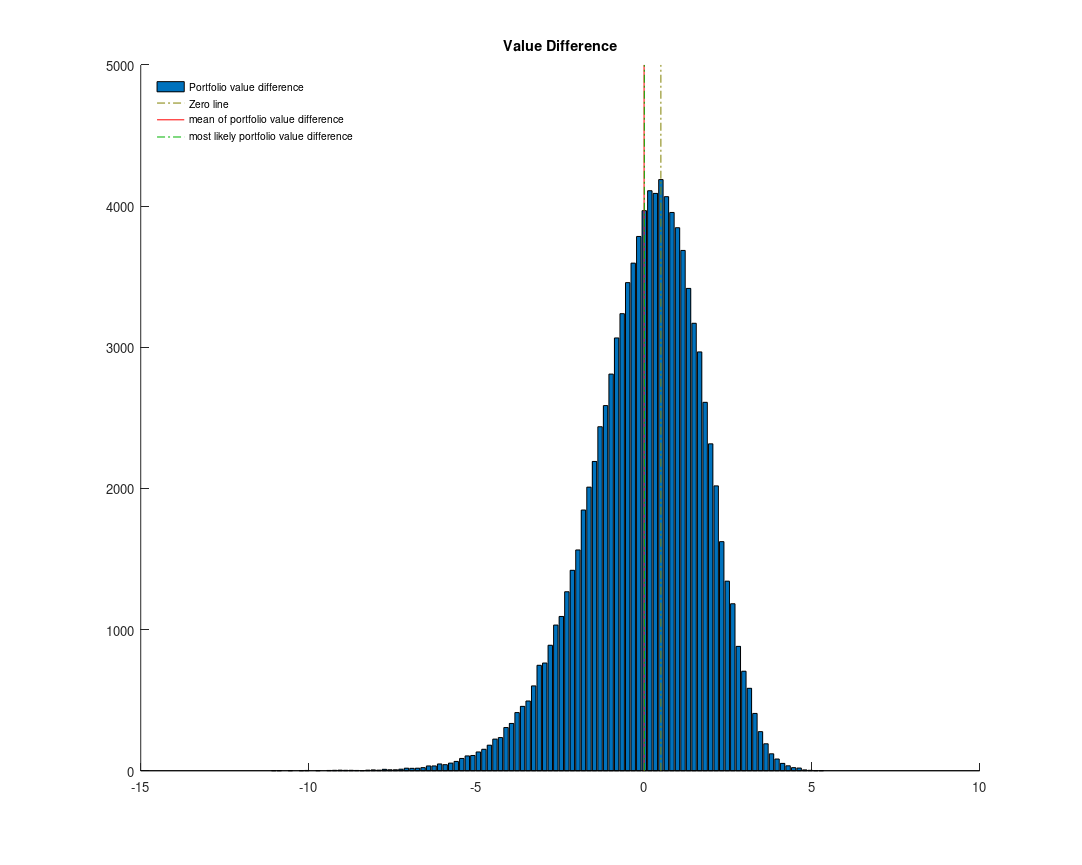

MATLAB code for this plot:
close all;
clc
clear

expectedReturn=0.002;
volatility=0.07;
nYears=60;
nStocks=50;
nTrials=100000;
chop=0.01;

PortfolioValDiff=zeros(nTrials,1);
PortfolioRetDiff=zeros(nTrials,1);
RebPortfolioEndVal=zeros(nTrials,1);
NoRebPortfolioEndVal=zeros(nTrials,1);

for i=1:nTrials
    stockReturns=randn(nYears,nStocks)*volatility+(expectedReturn+1);
    RebPortfolioReturns=mean(stockReturns,2);
    stocksCumVal=prod(stockReturns,1);
    RebPortfolioEndVal(i)=nStocks*1*prod(RebPortfolioReturns,1);
    NoRebPortfolioEndVal(i)=1*sum(stocksCumVal,2);
    %RebPortfolioRet=log(RebPortfolioEndVal(i)/nStocks);
    %NoRebPortfolioRet=log(NoRebPortfolioEndVal(i)/nStocks);
    PortfolioValDiff(i)=RebPortfolioEndVal(i)-NoRebPortfolioEndVal(i);
    %PortfolioRetDiff(i)=RebPortfolioRet-NoRebPortfolioRet;
end

ValDiffChopped=PortfolioValDiff;%(and(PortfolioValDiff>quantile(PortfolioValDiff,chop),PortfolioValDiff<quantile(PortfolioValDiff,1-chop))); 


figure('name','Rebalance or Not?','PaperOrientation','landscape','PaperType','uslegal','PaperPositionMode','Auto');
hold on;
set(gcf, 'Position', get(0,'Screensize')*0.9); 

%subplot(1,2,1)
[nelements,centers] = hist(ValDiffChopped,100);
bar(centers,nelements);

[maxValue, maxLocation] = max(nelements);
xCenterLocation = centers(maxLocation);
line([xCenterLocation, xCenterLocation],get(gca,'YLim'),'Color',[0.5 0.5 0],'linestyle','-.')

line([0 0],get(gca,'YLim'),'Color',[1 0 0])
line([mean(PortfolioValDiff), mean(PortfolioValDiff)],get(gca,'YLim'),'Color',[0 0.7 0],'linestyle','-.')
%line([median(PortfolioValDiff), median(PortfolioValDiff)],get(gca,'YLim'),'Color',[0.5 0.5 0],'linestyle','-.')
Legend1=legend('Portfolio value difference','Zero line','mean of portfolio value difference','most likely portfolio value difference');
title('Value Difference');
set(Legend1,'Location','NorthWest','FontSize',8);
legend boxoff

% subplot(1,2,2)
% hist(PortfolioRetDiff,100);
% line([0 0],get(gca,'YLim'),'Color',[1 0 0])
% line([mean(PortfolioRetDiff), mean(PortfolioRetDiff)],get(gca,'YLim'),'Color',[0 0.7 0],'linestyle','-.')
% line([median(PortfolioRetDiff), median(PortfolioRetDiff)],get(gca,'YLim'),'Color',[0.5 0.5 0],'linestyle','-.')
% Legend2=legend('Portfolio return difference','Zero line','mean of portfolio return difference','median of portfolio return difference');
% title('Return Difference');
% set(Legend2,'Location','NorthWest','FontSize',8);
% legend boxoff
% 
% figure('name','Rebalance or Not?','PaperOrientation','landscape','PaperType','uslegal','PaperPositionMode','Auto');
% hold on;
% set(gcf, 'Position', get(0,'Screensize')*0.9); 
% 
% subplot(1,2,1)
% hist(RebPortfolioEndVal,100);
% line([0 0],get(gca,'YLim'),'Color',[1 0 0])
% line([mean(RebPortfolioEndVal), mean(RebPortfolioEndVal)],get(gca,'YLim'),'Color',[0 0.7 0],'linestyle','-.')
% %line([median(RebPortfolioVal), median(RebPortfolioVal)],get(gca,'YLim'),'Color',[0.5 0.5 0],'linestyle','-.')
% Legend1=legend('Portfolio value ','Zero line','mean of portfolio value');
% title('RebPortfolioVal');
% set(Legend1,'Location','NorthEast','FontSize',8);
% legend boxoff
% 
% subplot(1,2,2)
% hist(NoRebPortfolioEndVal,100);
% line([0 0],get(gca,'YLim'),'Color',[1 0 0])
% line([mean(NoRebPortfolioEndVal), mean(NoRebPortfolioEndVal)],get(gca,'YLim'),'Color',[0 0.7 0],'linestyle','-.')
% %line([median(NoRebPortfolioVal), median(NoRebPortfolioVal)],get(gca,'YLim'),'Color',[0.5 0.5 0],'linestyle','-.')
% Legend2=legend('Portfolio return ','Zero line','mean of portfolio value');
% title('NoRebPortfolioVal');
% set(Legend2,'Location','NorthEast','FontSize',8);
% legend boxoff



disp({'Avg $ Diff',mean(PortfolioValDiff)});
%disp({'Avg Ret Diff',mean(PortfolioRetDiff)});
disp({'Most Likely $ Diff',xCenterLocation});
disp({'Median $ Diff',median(PortfolioValDiff)});
%disp({'Median Ret Diff',median(PortfolioRetDiff)});

disp({'Rebalance Mean',mean(RebPortfolioEndVal)});
disp({'No Rebalance Mean',mean(NoRebPortfolioEndVal)});